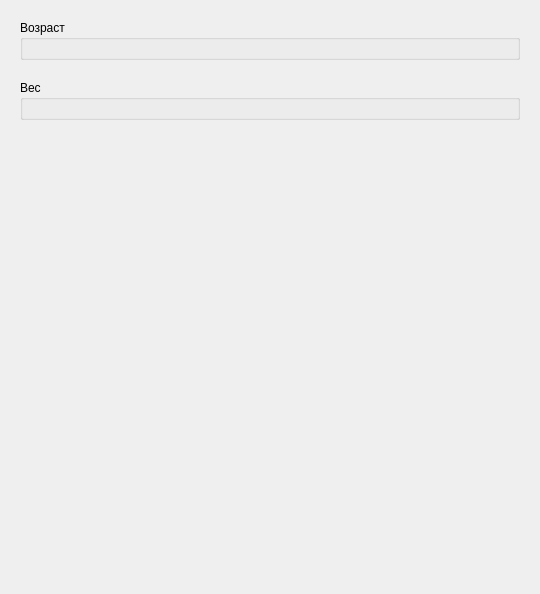
<?xml version="1.0" encoding="UTF-8"?>
<ui version="4.0">
 <class>FormChoice</class>
 <widget class="QWidget" name="FormChoice">
  <property name="geometry">
   <rect>
    <x>0</x>
    <y>0</y>
    <width>540</width>
    <height>594</height>
   </rect>
  </property>
  <property name="windowTitle">
   <string>Жеребьёвка</string>
  </property>
  <widget class="QGroupBox" name="gbAge">
   <property name="geometry">
    <rect>
     <x>20</x>
     <y>20</y>
     <width>500</width>
     <height>40</height>
    </rect>
   </property>
   <property name="title">
    <string>Возраст</string>
   </property>
  </widget>
  <widget class="QGroupBox" name="gbWeight">
   <property name="geometry">
    <rect>
     <x>20</x>
     <y>80</y>
     <width>500</width>
     <height>40</height>
    </rect>
   </property>
   <property name="title">
    <string>Вес</string>
   </property>
  </widget>
 </widget>
 <resources/>
 <connections/>
</ui>
